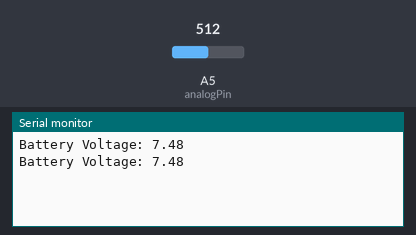
A sketch run on a simulated Arduino Uno, built with avr-gcc and run on an emulated ATmega328P. On the bench: the last lines printed to the serial monitor. Inputs (shaded band) come from the test bench; at power-on: A5 (analogPin) = 512.

Above: at 1.8 s.
1.9 s: A5 (analogPin) set to 427
At 2.7 s:
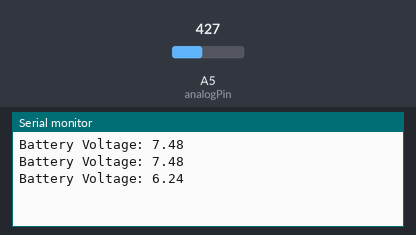
3.4 s: A5 (analogPin) set to 396
At 4.8 s:
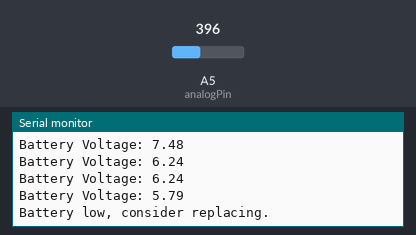
Timing chart, 0 to 6.4 s (numbered marks = the images above; inputs shaded):
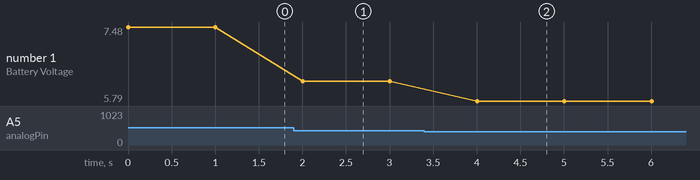

The sketch:

voltageManagement.ino
```cpp
const int analogPin = A5;
const float resistorOne = 100000.0; //Assumed value for R1
const float resistorTwo = 51000.0; //Assumed value for R2

// const float r1min = resistorOne - (resistorOne * 0.05);
// const float r1max = resistorOne + (resistorOne * 0.05);

// const float r2min = resistorTwo - (resistorTwo * 0.05);
// const float r2max = resistorTwo + (resistorTwo * 0.05);


void setup() {
  Serial.begin(9600);
}


void loop() {
  int sensorValue = analogRead(analogPin);
  // Serial.println(sensorValue);
  float voltage = sensorValue * (5.05 / 1023.00); // Convert to voltage
  float batteryVoltage = voltage * ((resistorOne + resistorTwo) / resistorTwo);

  Serial.print("Battery Voltage: ");
  Serial.println(batteryVoltage);


  //Battery low; might need to measure that before we set a threshold
  if (batteryVoltage <= 6.0) {
    Serial.println("Battery low, consider replacing.");
  }

  delay(1000);
}
```

Measured:
- the behaviour switches between 411 and 410 on A5 (analogPin) (found by bisection; images 1 and 2)
- after the input at 1.9 s, the serial monitor: prints a new line after 0.10 s (image 1)
- after the input at 3.4 s, the serial monitor: prints a new line after 0.60 s (image 2)
- plotted number 1: 7.48 → 6.24 after the input at 1.9 s, 6.24 → 5.79 after the input at 3.4 s
